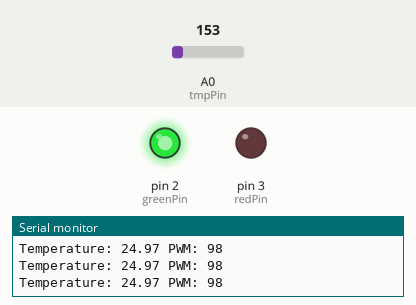
Simulated run of this sketch. Board: Arduino Uno, built with avr-gcc and run on an emulated ATmega328P. Parts: output pins drawn as LEDs (lit = HIGH), the last lines printed to the serial monitor. The test bench sets the inputs (shaded band); at power-on: A0 (tmpPin) = 153. Pins used as bus, display or sensor lines are not drawn.

Above: at 1.2 s.
1.3 s: A0 (tmpPin) set to 179
At 2.5 s:
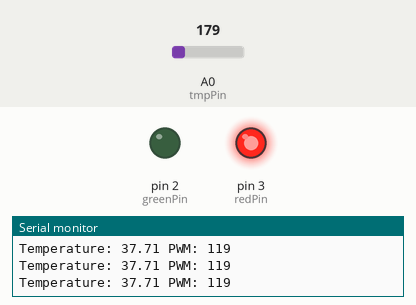
2.8 s: A0 (tmpPin) set to 133
At 3.9 s:
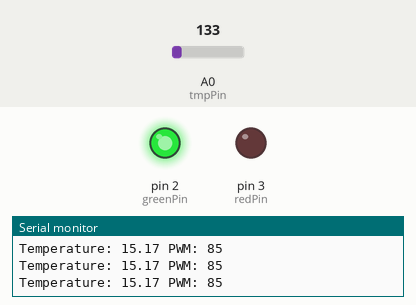
5.8 s: A0 (tmpPin) set to 165
At 6.2 s:
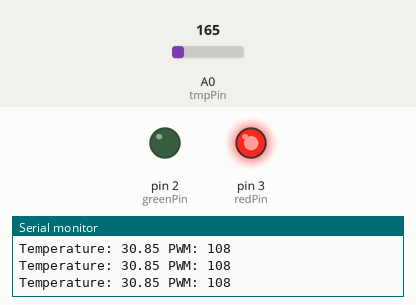
7.3 s: A0 (tmpPin) set to 114
At 8.8 s:
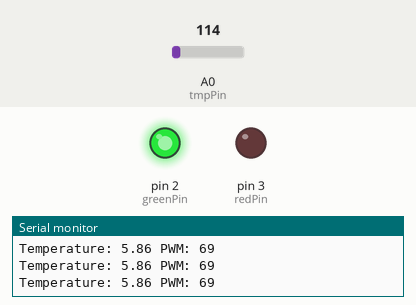
Timing chart, 0 to 9.8 s (numbered marks = the images above; inputs shaded):
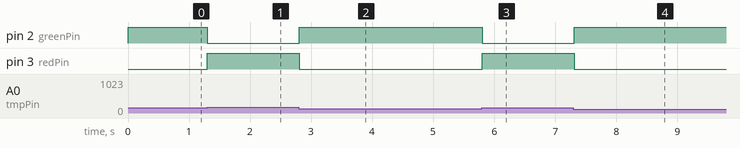

Measured:
- the behaviour switches between 164 and 165 on A0 (tmpPin) (found by bisection; images 0 and 1)
- after the input at 1.3 s, pin 2 (greenPin): HIGH → LOW at once; pin 3 (redPin): LOW → HIGH at once
- after the input at 2.8 s, pin 2 (greenPin): LOW → HIGH at once; pin 3 (redPin): HIGH → LOW at once
- after the input at 5.8 s, pin 2 (greenPin): HIGH → LOW at once; pin 3 (redPin): LOW → HIGH at once
- after the input at 7.3 s, pin 2 (greenPin): LOW → HIGH at once; pin 3 (redPin): HIGH → LOW at once

The sketch:

cooler.ino
```cpp
/*
Author: Thanos Moschou
Description: Custom4 for exams preparation

Circuit that depending on temperature spins the
dc motor quicker or slower.

Components:
1 Uno R3
1 RGB Led
2 Resistors 220 Ohm
1 DC Motor
1 TMP36 Temperature Sensor
Jumper wires
*/

int redPin = 3;
int greenPin = 2;
int dcPin = 5;
int tmpPin = A0;

float TEMP_LIMIT = 30.5;

void setup()
{
  pinMode(dcPin, OUTPUT);
  pinMode(greenPin, OUTPUT);
  pinMode(redPin, OUTPUT);
  pinMode(tmpPin, INPUT);

  digitalWrite(redPin, LOW);
  digitalWrite(greenPin, LOW);

  Serial.begin(9600);
}

void loop()
{
  float temper = 0.49 * analogRead(tmpPin) - 50;

  if (temper >= TEMP_LIMIT) {
    digitalWrite(redPin, HIGH);
    digitalWrite(greenPin, LOW);
  } else {
    digitalWrite(greenPin, HIGH);
    digitalWrite(redPin, LOW);
  }

  int dcPower = map(temper, -40.0, 125.0, 0, 255);
  analogWrite(dcPin, dcPower);

  Serial.print("Temperature: ");
  Serial.print(temper);
  Serial.print(" PWM: ");
  Serial.println(dcPower);
}
```
